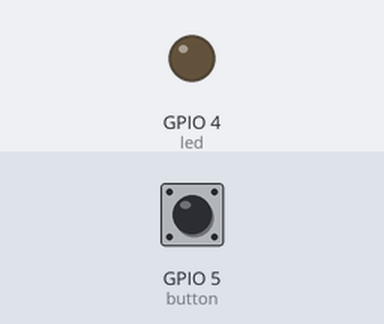
A program run on a simulated ESP32 board running MicroPython. Shown: output pins drawn as LEDs (lit = HIGH). The test bench sets the inputs (shaded band); at power-on: GPIO 5 (button) HIGH.

Above: at 1.2 s.
1.3 s: GPIO 5 (button) pulled LOW for 0.15 s
At 1.37 s:
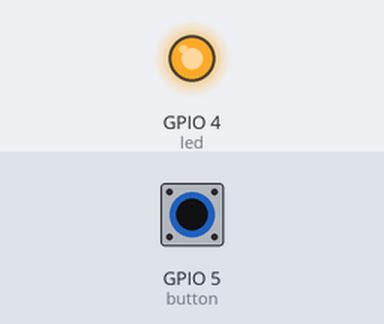
2.9 s: GPIO 5 (button) pulled LOW for 3.2 s
At 7.1 s:
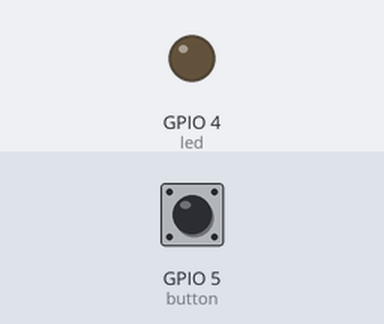
Timing chart, 0 to 8.6 s (numbered marks = the images above; inputs shaded):
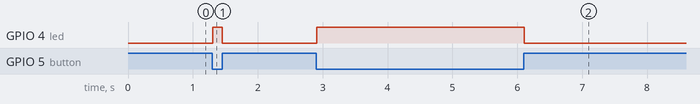

The program:

main.py
```python
# ==============================================================================
# Mekong STEM - Giáo trình lập trình vi điều khiển ESP32 với MicroPython
# Dự án: Digital Input (Nút nhấn) và Digital OutPut (LED)
# ==============================================================================

from machine import Pin  # Nhập lớp Pin để cấu hình các chân phần cứng
from utime import sleep  # Nhập hàm sleep để tạo độ trễ

# 1. Cấu hình chân xuất lệnh điều khiển LED (Digital Output)
led = Pin(4, Pin.OUT)

# 2. Cấu hình chân đọc tín hiệu nút nhấn (Digital Input) với điện trở kéo lên (PULL_UP)
# Mặc định khi CHƯA BẤM, chân GPIO5 sẽ đọc được mức 1 (HIGH) nhờ trở kéo lên nguồn 3.3V.
button = Pin(5, Pin.IN, Pin.PULL_UP)

try:
    # Vòng lặp giám sát và xử lý liên tục
    while True:

        # Kiểm tra nếu nút được bấm (Khi bấm nút Active-Low, chân GPIO5 nối thẳng xuống GND -> trả về 0)
        if button.value() == 0:
            led.on()       # Cấp điện thế mức cao (3.3V) ra chân GPIO4 -> LED sáng
        else:
            led.off()      # Hạ điện thế về mức thấp (0V) tại chân GPIO4 -> LED tắt

        # Độ trễ ngắn 10ms (0.01 giây) để chống nhiễu cơ học (Debounce) khi bấm nút
        sleep(0.01)

except KeyboardInterrupt:
    # Khối lệnh dừng toàn bộ chương trình khi người dùng bấm Ctrl+C
    print("\n[HỆ THỐNG DỪNG] Đang ngắt nguồn toàn bộ chân Output...")
    led.off()
    print("Đã tắt nguồn chân GPIO4 thành công.")
```

Measured:
- after the input at 1.3 s, GPIO 4 (led): LOW → HIGH at once, → LOW 0.15 s later
- after the input at 2.9 s, GPIO 4 (led): LOW → HIGH at once, → LOW 3.2 s later
